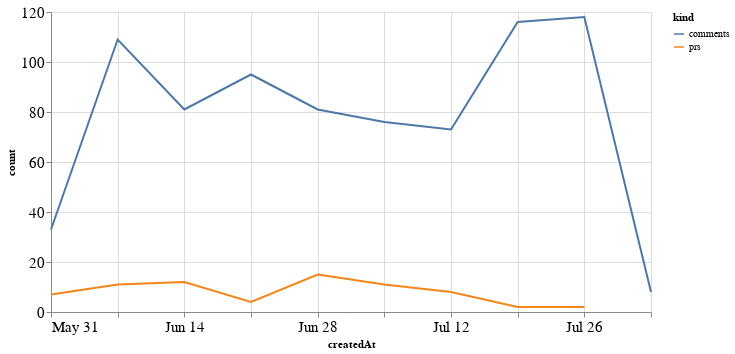

The notebook cell saved with this chart:
### Code cell
alt.Chart(total_time, width=600).mark_line().encode(
    x='createdAt',
    y='count',
    color='kind'
)

### Figure 1 — Vega-Lite specification as saved in the notebook (floating-point values rounded to 4 significant figures)
{"config": {"axisLeft": {"labelFontSize": 15}, "axisBottom": {"labelFontSize": 15}}, "data": {"name": "data-04f642f201dbdc380724f044932ee687"}, "mark": "line", "encoding": {"color": {"type": "nominal", "field": "kind"}, "x": {"type": "temporal", "field": "createdAt"}, "y": {"type": "quantitative", "field": "count"}}, "width": 600, "$schema": "https://vega.github.io/schema/vega-lite/v4.8.1.json", "datasets": {"data-04f642f201dbdc380724f044932ee687": [{"createdAt": "2020-05-31T00:00:00", "kind": "prs", "count": 7.0}, {"createdAt": "2020-06-07T00:00:00", "kind": "prs", "count": 11.0}, {"createdAt": "2020-06-14T00:00:00", "kind": "prs", "count": 12.0}, {"createdAt": "2020-06-21T00:00:00", "kind": "prs", "count": 4.0}, {"createdAt": "2020-06-28T00:00:00", "kind": "prs", "count": 15.0}, {"createdAt": "2020-07-05T00:00:00", "kind": "prs", "count": 11.0}, {"createdAt": "2020-07-12T00:00:00", "kind": "prs", "count": 8.0}, {"createdAt": "2020-07-19T00:00:00", "kind": "prs", "count": 2.0}, {"createdAt": "2020-07-26T00:00:00", "kind": "prs", "count": 2.0}, {"createdAt": "2020-08-02T00:00:00", "kind": "prs", "count": null}, {"createdAt": "2020-05-31T00:00:00", "kind": "comments", "count": 33.0}, {"createdAt": "2020-06-07T00:00:00", "kind": "comments", "count": 109.0}, {"createdAt": "2020-06-14T00:00:00", "kind": "comments", "count": 81.0}, {"createdAt": "2020-06-21T00:00:00", "kind": "comments", "count": 95.0}, {"createdAt": "2020-06-28T00:00:00", "kind": "comments", "count": 81.0}, {"createdAt": "2020-07-05T00:00:00", "kind": "comments", "count": 76.0}, {"createdAt": "2020-07-12T00:00:00", "kind": "comments", "count": 73.0}, {"createdAt": "2020-07-19T00:00:00", "kind": "comments", "count": 116.0}, {"createdAt": "2020-07-26T00:00:00", "kind": "comments", "count": 118.0}, {"createdAt": "2020-08-02T00:00:00", "kind": "comments", "count": 8.0}]}}
